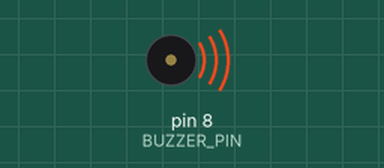
The sketch below on a simulated Arduino Uno, built with avr-gcc and run on an emulated ATmega328P. Shown: buzzer (waves = sounding).

Above: at 1.93 s.
At 13.33 s:
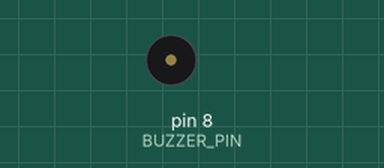
Timing chart, 0 to 23.6 s (numbered marks = the images above):
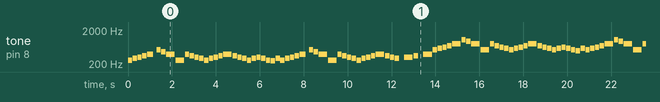

Measured:
- by itself, tone on pin 8 (BUZZER_PIN): plays 262 Hz for 0.20 s, 294 Hz for 0.20 s, 311 Hz for 0.20 s, 349 Hz for 0.20 s, 392 Hz for 0.29 s, 523 Hz for 0.20 s … (472 notes in this stretch)

The sketch:

badapplepassivebuzzer.ino
```cpp
// Bad Apple!! (Touhou) - First ~30 seconds for passive buzzer
#include "pitches.h"

#define BUZZER_PIN 8

// Tempo
int tempo = 138;
int wholenote = (60000 * 4) / tempo;

// Notes (REST replaced with 0)
int melody[] = {
  NOTE_C4, NOTE_D4, NOTE_DS4, NOTE_F4, NOTE_G4, 0, NOTE_C5, NOTE_AS4, NOTE_G4, NOTE_C4, NOTE_G4, NOTE_F4, NOTE_DS4, NOTE_D4, NOTE_C4, NOTE_D4, NOTE_DS4, NOTE_F4, NOTE_G4,
  NOTE_F4, NOTE_DS4, NOTE_D4, NOTE_C4, NOTE_D4, NOTE_DS4, NOTE_D4, NOTE_C4, NOTE_B3, NOTE_D4, NOTE_C4, NOTE_D4, NOTE_DS4, NOTE_F4, NOTE_G4, 0, NOTE_C5, NOTE_AS4, NOTE_G4, NOTE_C4, NOTE_G4,
  NOTE_F4, NOTE_DS4, NOTE_D4, NOTE_C4, NOTE_D4, NOTE_DS4, NOTE_F4, NOTE_G4, NOTE_F4, NOTE_DS4, NOTE_D4, 0, NOTE_DS4, NOTE_F4, 0, NOTE_G4, NOTE_C5, NOTE_D5, NOTE_DS5, NOTE_F5,
  NOTE_G5, NOTE_C6, NOTE_AS5, NOTE_G5, NOTE_C5, NOTE_G5, NOTE_F5, NOTE_DS5, NOTE_D5, NOTE_C5, NOTE_D5, NOTE_DS5, NOTE_F5, NOTE_G5, NOTE_F5, NOTE_DS5, NOTE_D5, NOTE_C5, NOTE_D5, NOTE_DS5, NOTE_D5,
  NOTE_C5, NOTE_B4, NOTE_D5, NOTE_C5, NOTE_D5, NOTE_DS5, NOTE_F5, NOTE_G5, NOTE_C6, NOTE_AS5, NOTE_G5, NOTE_C5, NOTE_G5, NOTE_F5, NOTE_DS5, NOTE_D5, NOTE_C5, NOTE_D5, NOTE_DS5, NOTE_F5, NOTE_G5,
  NOTE_F5, NOTE_DS5, NOTE_D5, 0, NOTE_DS5, NOTE_F5, NOTE_G5,

  // Start of chorus
  NOTE_AS5, NOTE_C6, NOTE_G5, NOTE_F5, NOTE_G5, NOTE_F5, NOTE_G5, NOTE_AS5, NOTE_C6, NOTE_G5, NOTE_F5, NOTE_G5, NOTE_F5, NOTE_G5, NOTE_F5, NOTE_DS5, NOTE_D5, NOTE_AS4, NOTE_C5, NOTE_AS4, NOTE_C5, NOTE_D5, NOTE_DS5, NOTE_F5, NOTE_G5, NOTE_C5
};

// Durations: 4 = quarter, 8 = eighth, -8 = dotted eighth, etc.
int durations[] = {
  8, 8, 8, 8, -8, 16, 8, 8, 4, 4, 8, 8, 8, 8, 8, 8, 8, 8, 4,
  8, 8, 8, 8, 8, 8, 8, 8, 8, 8, 8, 8, 8, 8, -8, 16, 8, 8, 4, 4, 8, 8, 8, 8, 8, 8, 8, 8, 4,
  8, 8, 8, 8, 4, 8, 8, 4, 8, 8, 8, 8, 4, 8, 8, 4, 4, 8, 8, 8, 8, 8, 8, 8, 8, 4, 8, 8, 8, 8,
  8, 8, 8, 8, 8, 8, 8, 8, 8, 8, 4, 8, 8, 4, 4, 8, 8, 8, 8, 8, 8, 8, 8, 4, 8, 8, 8, 8, 4, 4, 4,

  // Chorus start
  8, 8, 8, 8, 4, 8, 8, 8, 8, 8, 8, 4, 8, 8, 8, 8, 8, 8, 4, 8, 8, 8, 8, 8, 8, 4
};

void setup() {
  pinMode(BUZZER_PIN, OUTPUT);
}

void loop() {
  int noteCount = sizeof(melody) / sizeof(melody[0]);

  for (int thisNote = 0; thisNote < noteCount; thisNote++) {
    int noteDuration = (durations[thisNote] > 0)
      ? (wholenote / durations[thisNote])
      : (wholenote / abs(durations[thisNote]) * 1.5);

    if (melody[thisNote] != 0) {
      tone(BUZZER_PIN, melody[thisNote], noteDuration * 0.9);
    }

    delay(noteDuration);
    noTone(BUZZER_PIN);
  }

  delay(2000);  // Pause before repeating
}
```
